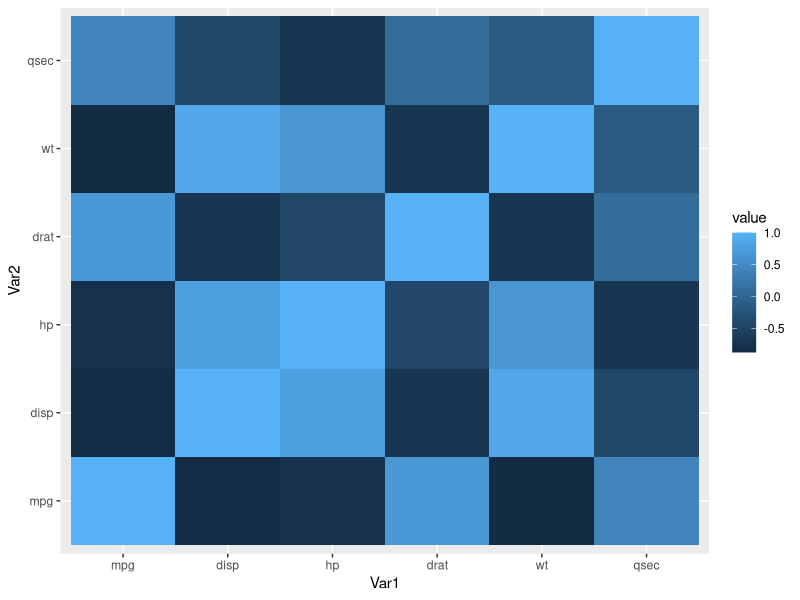
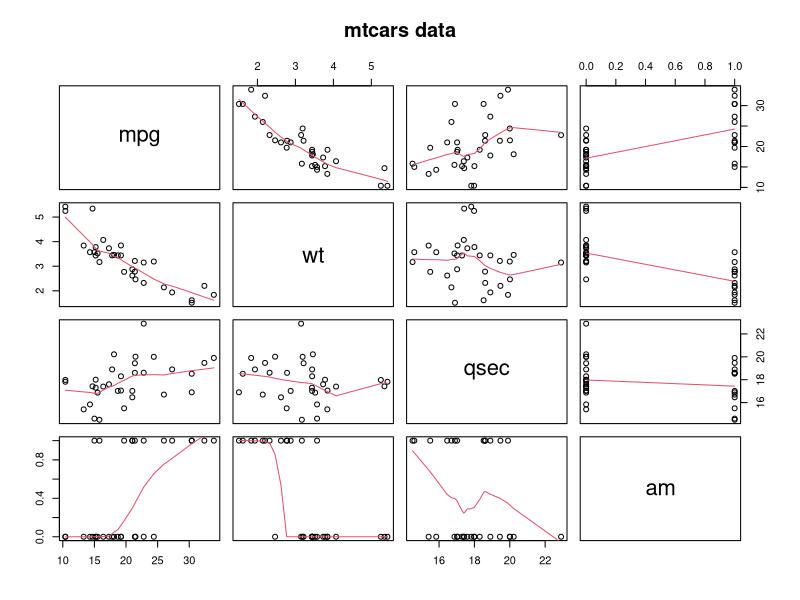
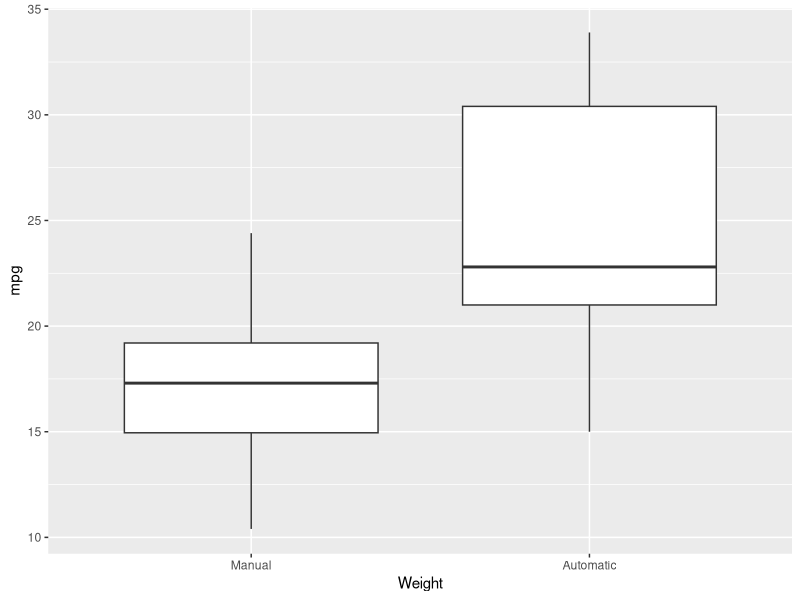
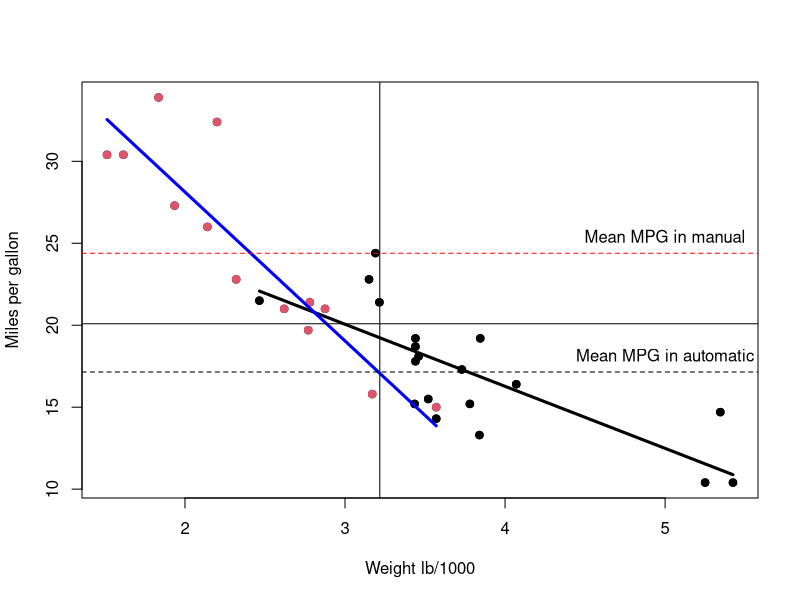
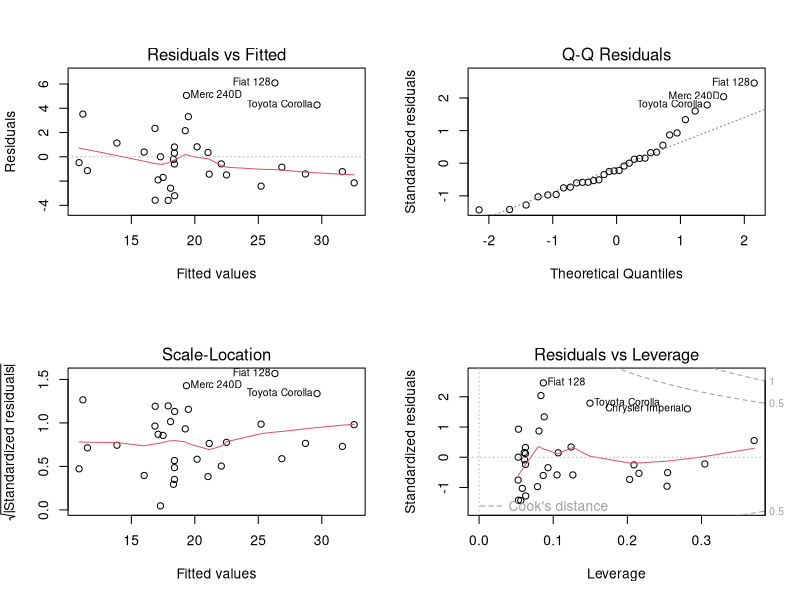

Write R code to recreate these figures, in order.
## ---- chunk 1
# LOAD PACKAGES
library(reshape2)
library(ggplot2)
# DATA SUMMARY
data("mtcars")
#str(mtcars)
data <- mtcars
## ---- chunk 2
mean_mpg_auto <- mean(data[data$am==0,]$mpg)
mean_mpg_manual <- mean(data[data$am==1,]$mpg)
## ---- chunk 3
difference_mpg_am <- t.test(data[data$am==1,]$mpg,data[data$am==0,]$mpg)
# paste0("Lower Range:-", round(difference_mpg_am$conf.int[1],1))
# paste0("Upper Range:-", round(difference_mpg_am$conf.int[2],1))
# paste0("P Value:-", round(difference_mpg_am$p.value,4))
difference_mpg_am
## ---- chunk 4
summary(lm(mpg ~ ., data = mtcars))$coefficients
## ---- chunk 5
dat <- mtcars
dat <- dat[, names(dat) != "cyl"]
summary(lm(mpg ~ ., data = dat))$coefficients
## ---- chunk 6
dat <- dat[, names(dat) != "vs"]
#summary(lm(mpg ~ ., data = dat))$coefficients
dat <- dat[, names(dat) != "carb"]
#summary(lm(mpg ~ ., data = dat))$coefficients
dat <- dat[, names(dat) != "gear"]
#summary(lm(mpg ~ ., data = dat))$coefficients
dat <- dat[, names(dat) != "drat"]
#summary(lm(mpg ~ ., data = dat))$coefficients
dat <- dat[, names(dat) != "disp"]
#summary(lm(mpg ~ ., data = dat))$coefficients 
dat <- dat[, names(dat) != "hp"]
summary(lm(mpg ~ ., data = dat))$coefficients 
## ---- chunk 7
dat <- mtcars[, c("mpg", "wt", "qsec", "am")]
summary(lm(mpg ~ . -1, data = dat))$coefficients 
fit <- lm(mpg ~ . -1, data = dat)
## ---- chunk 8
sumCoef <- summary(fit)$coefficients
intv <- sumCoef["am", 1] + c(-1, 1) * qt(0.975, df = fit$df)*sumCoef["am", 2]
## ---- chunk 9
fit1 <- lm(mpg ~ wt, data = data)
summary(fit1)$coefficients
## ---- chunk 10
fit2 <- update(fit1, mpg ~ wt + am)
summary(fit2)$coefficients
## ---- chunk 11
anv1<-anova(fit1, fit2)
## ---- chunk 12
anv1$`Pr(>F)`
## ---- chunk 13
fit3 <- update(fit1, mpg ~ wt * am)
summary(fit3)$coefficients
anv2<-anova(fit1, fit3)
anv2
## ---- chunk 14
# Fig 1: - Take the continuous data and plot the correlation diagram
mydata <- mtcars[, c(1,3,4,5,6,7)]
cormat <- round(cor(mydata),2)
melted_cormat <- melt(cormat)
ggplot(data = melted_cormat, aes(x=Var1, y=Var2, fill=value)) + geom_tile()
## ---- chunk 15
pairs(dat, panel = panel.smooth, main = "mtcars data")
## ---- chunk 16
ggplot(mtcars) + 
    geom_boxplot(aes(factor(am), mpg)) + xlab('Weight') +
    scale_x_discrete(labels = c('Manual','Automatic'))
## ---- chunk 17
mean_mpg_auto <- mean(data[data$am==0,]$mpg)
mean_mpg_manual <- mean(data[data$am==1,]$mpg)

lmA <- lm(data$mpg[data$am=="0"] ~ data$wt[data$am=="0"])
lmM <- lm(data$mpg[data$am=="1"] ~ data$wt[data$am=="1"])
plot(data$wt,data$mpg,pch=19, xlab='Weight lb/1000', ylab='Miles per gallon')
points(data$wt,data$mpg,pch=19,col=((data$am=="1")*1+1))
lines(data$wt[data$am=="0"],lmA$fitted,col="black",lwd=3)
lines(data$wt[data$am=="1"],lmM$fitted,col="blue",lwd=3)
#points(data$wt,fit3$fitted,col="blue",lwd=2)
abline(h=mean(data$mpg), v=mean(data$wt))
abline(h=mean_mpg_manual, col = "red", lty=2)
abline(h=mean_mpg_auto, lty=2)
text(5,mean(data$mpg[data$am==1])+1,'Mean MPG in manual')
text(5,mean(data$mpg[data$am==0])+1,'Mean MPG in automatic')
## ---- chunk 18
par(mfrow = c(2, 2))
plot(fit3)
